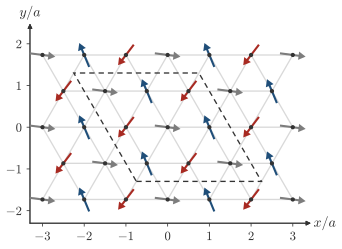

Generate this figure with Python:
"""Session 6, Section 6.10, the moments of the mean-field ground state of the Hubbard model on the triangular lattice.

The data come from the downloadable script webnotes/scripts/session06/g3_triangular_meanfield.py, which solves the
half-filled triangular lattice at U = 10t on a cell of 3 x 3 sites with the random guess mf="XY" and maxite=4000, for
the four seeds 0 to 3, as the recipe "A noncollinear mean field on the triangular lattice" does, with nk=8 for the loop
and for get_vev. The moment of a site is read from its three components with get_vev, which is n_up - n_dn along each
axis and saturates at 1, and not with extract, which is the field with the opposite sign. The asserts hold the numbers
of the caption: 27 bonds, the angle between neighbors within 0.2 degrees of 120 degrees for every guess at the default
maxerror=1e-5 of the loop, the length 0.922 of every moment, no component along z, and the energy -3.8085 per cell of
nine sites for every guess. The check of the page asserts the caption's value below 0.001 degrees at maxerror=1e-8.
The picture is the guess of seed 0,
with the sites of the neighboring cells, and the arrows are colored by their direction, three directions at 120
degrees. The axes are x and y in units of the lattice constant a."""
import os, sys
sys.path.insert(0, os.path.join(os.path.dirname(os.path.abspath(__file__)), '..'))
import numpy as np
from matplotlib.patches import FancyArrow, Polygon
import style

d = style.run_script('session06/g3_triangular_meanfield.py')
g, pairs = d['g'], d['pairs']
assert len(pairs) == 27                                          # 9 sites with 6 neighbors each
for m, ang, e in zip(d['moments'], d['angles'], d['energies']):
    assert len(ang) == 27 and np.max(np.abs(ang - 120.)) < 0.2, np.max(np.abs(ang - 120.))
    size = np.linalg.norm(m, axis=1)
    assert np.all(np.round(size, 3) == 0.922), size
    assert np.max(np.abs(m[:, 2])) < 1e-6                       # the moments lie in the plane of the guess
    assert abs(e - (-3.8085)) < 1e-4, e
assert len(d['moments']) == 4

m = d['moments'][0]
phi = np.degrees(np.arctan2(m[:, 1], m[:, 0]))
cls = np.round(((phi - phi[0]) % 360) / 120.).astype(int) % 3   # three directions at 120 degrees
assert np.max(np.abs(((phi - phi[0] - 120. * cls) + 180.) % 360. - 180.)) < 1.   # the classes, not a caption number
assert sorted(np.bincount(cls)) == [3, 3, 3]                     # three sites of each direction in the cell
colors = [style.ACCENT, style.BROKEN, style.MUTED]

a1, a2 = np.array(g.a1)[:2], np.array(g.a2)[:2]
r0 = np.array(g.r)[:, :2]
XL, YL = 3.3, 2.3
sites = []                                                       # position and class of every site in the window
for n1 in range(-2, 3):
    for n2 in range(-2, 3):
        for i in range(9):
            p = r0[i] + n1 * a1 + n2 * a2
            if abs(p[0]) <= XL - 0.25 and abs(p[1]) <= YL - 0.2:
                sites.append((p, i))
P = np.array([p for p, _ in sites])

FS = 10.5
style.plt.rcParams['font.size'] = FS
fig, ax = style.figure(height_cm=6.6, width_cm=9.4)
style.arrows(ax, xlabel='$x/a$', ylabel='$y/a$', ticks=True)
for i in range(len(P)):                                          # the bonds of the lattice, light grey
    for j in range(i + 1, len(P)):
        if abs(np.linalg.norm(P[i] - P[j]) - 1.) < 1e-6:
            ax.plot(*zip(P[i], P[j]), color=style.GRID, lw=1.0, zorder=1)
e1, e2 = np.array([1., 0.]), np.array([-0.5, np.sqrt(3) / 2])   # the sites of the cell are i e1 + j e2, i, j = -1, 0, 1
cell = [1.5 * (s1 * e1 + s2 * e2) for s1, s2 in ((-1, -1), (1, -1), (1, 1), (-1, 1))]
for i in range(9):                                               # check that the dashed cell holds the nine sites
    c = np.linalg.solve(np.array([e1, e2]).T, r0[i])
    assert np.allclose(c, np.round(c)) and np.all(np.abs(np.round(c)) <= 1)
ax.add_patch(Polygon(cell, closed=True, fill=False, ls=(0, (4, 3)), lw=1.0, ec=style.INK, zorder=2))
L = 0.62
for p, i in sites:
    u = m[i, :2] / np.linalg.norm(m[i, :2])
    ax.add_patch(FancyArrow(p[0] - 0.5 * L * u[0], p[1] - 0.5 * L * u[1], L * u[0], L * u[1], width=0.05,
                            head_width=0.2, head_length=0.17, length_includes_head=True, fc=colors[cls[i]], ec='none',
                            zorder=4))
    ax.plot(*p, 'o', color=style.INK, ms=2.2, zorder=5)
ax.set_aspect('equal')
ax.set_xlim(-XL, XL); ax.set_ylim(-YL, YL)
ax.set_xticks([-3, -2, -1, 0, 1, 2, 3]); ax.set_yticks([-2, -1, 0, 1, 2])
ax.tick_params(length=2.5, width=0.6, labelsize=FS - 1)
style.save(fig, __file__)
